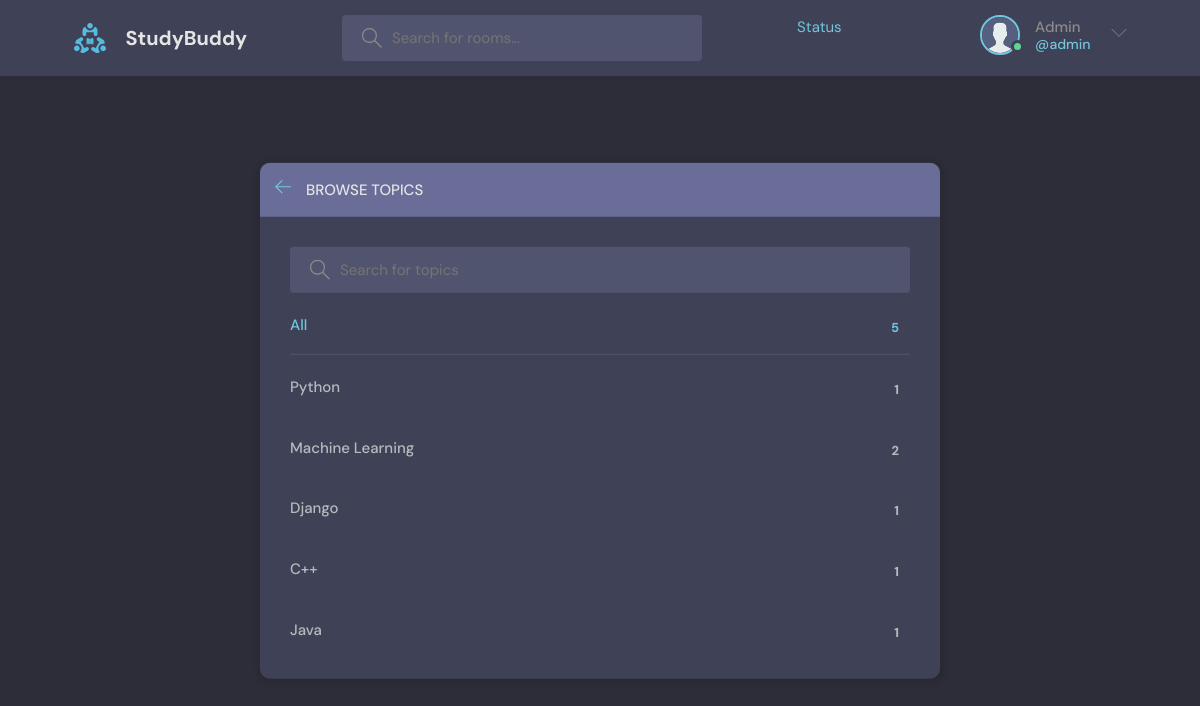
/topics/ (signed in), run on the app's committed database.
### base/models.py (models this page shows, shortened)
class User(AbstractUser):
    name = models.CharField(max_length=255, null=True)
    email = models.EmailField(unique=True, null=True)
    bio = models.TextField(null=True, blank=True)
    avatar = models.ImageField(null=True, default="avatar.svg")
    USERNAME_FIELD = 'email'
    REQUIRED_FIELDS = []

class Topic(models.Model):
    name = models.CharField(max_length=255)

### base/views.py (the view)
# urls.py: path('topics/', views.topicsPage, name='topics'),
def topicsPage(request):
    q = request.GET.get('q') if request.GET.get('q') != None else ''
    topics = Topic.objects.filter(name__icontains=q)
    context = {'topics': topics}
    return render(request, 'base/topics.html', context=context)

### base/templates/base/topics.html (shortened to what this page needs)
{% extends 'main.html' %}
{% block content %}
    <main class="create-room layout">
      <div class="container">
        <div class="layout__box">
          <div class="layout__boxHeader">
            <div class="layout__boxTitle">
              <a href="{% url 'home' %}">
                <svg version="1.1" xmlns="http://www.w3.org/2000/svg" width="32" height="32" viewBox="0 0 32 32">
                  <title>arrow-left</title>
                  <path
                    d="M13.723 2.286l-13.723 13.714 13.719 13.714 1.616-1.611-10.96-10.96h27.625v-2.286h-27.625l10.965-10.965-1.616-1.607z"
                  ></path>
                </svg>
              </a>
              <h3>Browse Topics</h3>
            </div>
          </div>
          <div class="topics-page layout__body">
            <form class="header__search" method="GET">
              <label>
                <input name="q" placeholder="Search for topics" />
              </label>
            </form>
            <ul class="topics__list">
              <li>
                <a href="{% url 'home' %}" class="active">All <span>{{topics.count}}</span></a>
              </li>
              <li>
                {% for topic in topics %}
                <a href="{% url 'home' %}?q={{topic.name}}">{{topic.name}} <span>{{topic.room_set.count}}</span></a>
                {% endfor %}
              </li>
            </ul>
          </div>
        </div>
      </div>
    </main>
{% endblock content %}

### templates/navbar.html (shortened to what this page needs)
{% load static %}
<header class="header header--loggedIn">
    <div class="container">
      <a href="{% url 'home' %}" class="header__logo">
        <img src="{% static 'images/logo.svg' %}" />
        <h1>StudyBuddy</h1>
      </a>
      <form class="header__search" method="GET" action="{% url 'home' %}">
        <label>
          <input placeholder="Search for rooms..." name="q"/>
        </label>
      </form>
      <a href="{% url 'status' %}">Status</a>
      <nav class="header__menu">
        {% if request.user.is_authenticated %}
        <div class="header__user">
          <a href="{% url 'user-profile' request.user.id %}">
            <div class="avatar avatar--medium active">
              <img src="{{ request.user.avatar.url }}" />
            </div>
            <p>{{request.user.name}}<span>@{{request.user.username}}</span></p>
          </a>
          <button class="dropdown-button">
            <svg version="1.1" xmlns="http://www.w3.org/2000/svg" width="32" height="32" viewBox="0 0 32 32">
              <title>chevron-down</title>
              <path d="M16 21l-13-13h-3l16 16 16-16h-3l-13 13z"></path>
            </svg>
          </button>
        </div>
        {% else %}
        <a href="{% url 'login' %}">
          <img src="{% static 'images/avatar.svg' %}" />
          <p>Login</p>
        </a>
        {% endif %}
      </nav>
    </div>
  </header>

### static/styles/style.css (style rules this page uses)
:root { --color-main: #71c6dd; --color-main-light: #e1f6fb; --color-dark: #3f4156; --color-dark-medium: #51546e; --color-dark-light: #696d97; --color-light: #e5e5e5; --color-gray: #8b8b8b; --color-light-gray: #b2bdbd; --color-bg: #2d2d39; --color-success: #5dd693; --color-error: #fc4b0b; }
* { font-family: "DM Sans", -apple-system, BlinkMacSystemFont, "Segoe UI", Roboto, Oxygen, Ubuntu, Cantarell, "Open Sans", "Helvetica Neue", sans-serif; margin: 0; padding: 0; box-sizing: border-box; text-rendering: optimizeLegibility; font-size: inherit; }
html { font-size: 56.25%; }
@media only screen and (min-width: 1200px) { html { font-size: 62.5%; } }
body { line-height: 1.6; font-weight: 400; font-size: 1.5rem; color: var(--color-light-gray); background-color: var(--color-bg); min-height: 100vh; }
img { width: 100%; }
a { display: inline-block; color: var(--color-main); text-decoration: none; }
.container { max-width: 120rem; width: 90%; margin: auto; }
.avatar { position: relative; display: inline-block; border-radius: 50%; border: 2px solid var(--color-main); }
.avatar img { display: block; border-radius: 50%; object-fit: cover; object-position: center; }
.avatar::after { content: ""; display: block; position: absolute; background-color: var(--color-gray); z-index: 111; border-radius: 50%; border: 0.3rem solid var(--color-dark); }
.avatar.active::after { background-color: var(--color-success); }
.avatar.avatar--medium img { width: 3.6rem; height: 3.6rem; border-radius: 50%; }
.avatar.avatar--medium:after { width: 0.7rem; height: 0.7rem; bottom: 0px; right: -6px; }
.header { padding: 1.5rem; background-color: var(--color-dark); }
.header > .container { display: flex; gap: 9.5rem; }
.header__logo, .header__user { display: flex; gap: 2rem; align-items: center; }
.header__logo > img { height: 3.2rem; width: 3.2rem; }
.header__logo > h1 { font-weight: 700; font-size: 2rem; color: var(--color-light); }
.header__search > label { background-color: var(--color-dark-medium); padding: 1.3rem 1rem; display: flex; align-items: center; gap: 1rem; border-radius: 4px; }
.header__search svg { fill: var(--color-gray); width: 2rem; height: 2rem; margin-left: 1rem; }
.header__search input { width: 30rem; background: transparent; border: none; outline: none; color: var(--color-light); }
.header__menu { margin-left: auto; position: relative; }
.header__menu a { display: flex; gap: 1.5rem; align-items: center; font-weight: 500; text-decoration: none; color: var(--color-gray); }
.header__menu img { height: 3.6rem; }
.header__menu p { line-height: 1.2; }
.header__menu span { color: var(--color-main); font-weight: 500; font-size: 1.4rem; display: block; }
.header__menu svg { width: 1.6rem; height: 1.6rem; fill: var(--color-dark-light); }
.dropdown-button { background: transparent; border: 0; outline: 0; cursor: pointer; }
.layout { margin-top: 2.4rem; }
.layout > .container { display: flex; justify-content: space-between; align-items: flex-start; }
.layout__box { width: 90%; max-width: 48rem; min-height: 40rem; position: absolute; top: 50%; left: 50%; transform: translate(-50%, -46%); background-color: var(--color-dark); border-radius: 1rem; box-shadow: 1px 1px 6px 3px rgba(0, 0, 0, 0.1); overflow: hidden; }
.layout__boxHeader { display: flex; padding: 1.5rem; background-color: var(--color-dark-light); }
.layout__boxTitle { display: flex; gap: 1.5rem; align-items: center; }
.layout__boxTitle h3 { text-transform: uppercase; font-weight: 500; color: var(--color-light); }
.layout__boxTitle svg { width: 1.6rem; height: 1.6rem; fill: var(--color-main); }
.layout__body { margin: 3rem; }
.topics__list { list-style: none; }
.topics__list li a { display: flex; justify-content: space-between; margin-bottom: 3rem; font-weight: 500; color: var(--color-light-gray); transition: all 0.3s ease-in-out; }
.topics__list li a.active, .topics__list li a:hover { color: var(--color-main); }
.topics__list li a span { padding: 0.5rem 1rem; background-color: var(--color-dark); border-radius: 3px; font-size: 1.3rem; font-weight: 700; letter-spacing: 1px; }
.topics-page .topics__list li:not(:last-child) a { margin: 2rem 0; padding-bottom: 1rem; text-decoration: none; border-bottom: 1px solid var(--color-dark-medium); }
.topics-page .header__search { display: block; }
.create-room.layout .layout__box { max-width: 68rem; }

### data on the page
User: user.avatar (placeholder picture), user.name "Admin", user.username "admin"
Topic: name "Python", room_set.count "1"
Topic: name "Machine Learning", room_set.count "2"
Topic: name "Django", room_set.count "1"
Topic: name "C++", room_set.count "1"
Topic: name "Java", room_set.count "1"

### other printed values
{{ topics.count }} "5"
